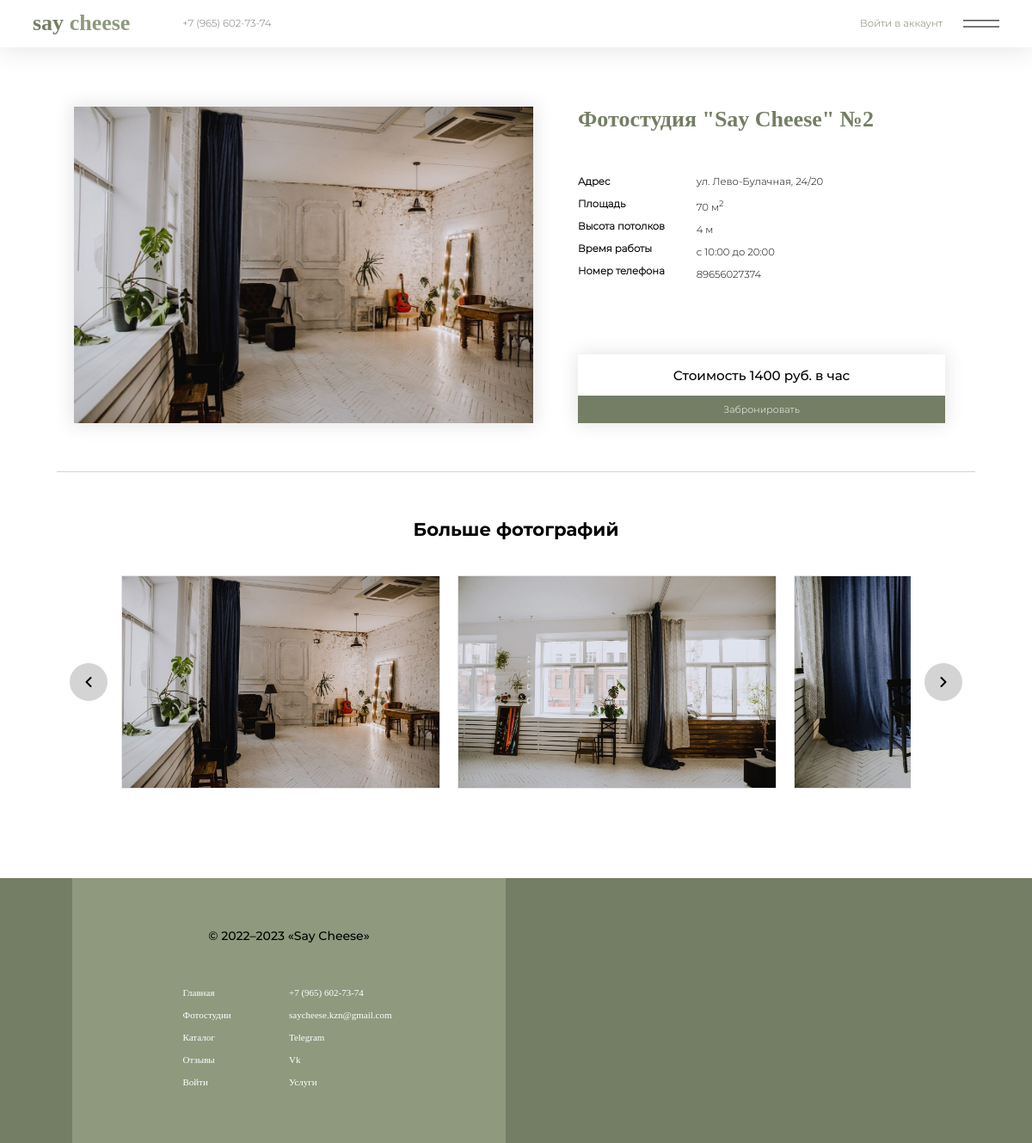
Page /pages/client/photostudio/photostudio_page.php?id_photostudio=2 on the committed database.
### tables this page shows
CREATE TABLE `photostudio_image` (
  `id` int(11) NOT NULL,
  `id_photostudio` int(11) NOT NULL,
  `image` varchar(500) NOT NULL
);

CREATE TABLE `photostudio` (
  `id` int(11) NOT NULL,
  `name` varchar(500) NOT NULL,
  `address` varchar(500) NOT NULL,
  `area` int(11) NOT NULL,
  `ceiling_height` float NOT NULL,
  `time_work_start` time NOT NULL,
  `time_work_end` time NOT NULL,
  `price` int(11) NOT NULL
);

### app/include/querys.php (called while the page is built, shortened)
<?php
	require 'connection.php';
	function GetSqlWhere($params){
		$sql = "";
		$i = 0;
		foreach ($params as $column => $operation) {
			if ($i === 0) {
				$j = 0;
				foreach($operation as $key => $value) {
					if($j === 0){
						$sql = $sql . " WHERE $column $value";
					}
					else{
						$sql = $sql . " $value";
					}
					$j++;
				}
			}
			$i++;
		}
		return $sql;
	}
	function Select($table, $params = [],  $limit = 0, $offset = 0, $desc = 0, $asc = 0)
	{
		global $connection;
		$sql = "SELECT * FROM $table";
		if (!empty($params)) {
			$sql = $sql . GetSqlWhere($params);
		}
		$query = $connection->prepare($sql);
		$query->execute();
		$result = $query->fetchAll();
		return $result;
	}
?>

### pages/client/photostudio/photostudio_page.php (the view, shortened to what this page needs)
<?php
		require '../../../app/include/querys.php';
		$id_photostudio = $_GET['id_photostudio'];
		$current_studio = Select("photostudio", ["id" => ["=", $id_photostudio]]);
		$current_studio_images = Select("photostudio_image", ["id_photostudio" => ["=", $id_photostudio]]);
		$time_work_start = date('H:i', strtotime($current_studio[0]['time_work_start']));
		$time_work_end = date('H:i', strtotime($current_studio[0]['time_work_end']));
?>
<!DOCTYPE html>
<html lang="ru">
<head>
	<link rel="stylesheet" href="/saycheese/assets/styles/client/photostudio/photostudio_page.css">
	<link rel="stylesheet" href="https://cdnjs.cloudflare.com/ajax/libs/font-awesome/6.4.0/css/all.min.css" />
</head>
<body>
	<?php require '../../include/nav.php'; ?>
	<main class="photostudio-main-content">
		<div class="photostudio-wrapper">
			<div class="photostudio-block">
				<div class="photostudio-img-block" style="background-image: url(/saycheese/assets/images/studios/<?=$current_studio_images[0]['image']?>);">
				</div>
				<div class="photostudio-info-block">
					<div class="photostudio-headline-block">
						<h1 class="photostudio-headline"><?=$current_studio[0]['name']?></h1>
					</div>
					<div class="photostudio-text-block">
						<div class="photostudio-text-key">
							<b><p class="photostudio-text">
								Адрес <br>
								Площадь <br>
								Высота потолков <br>
								Время работы <br>
								Номер телефона
							</p></b>
						</div>
						<div class="photostudio-text-value">
							<p class="photostudio-text">
								<?=$current_studio[0]['address']?> <br>
								<?=$current_studio[0]['area']?> м<sup>2</sup> <br>
								<?=$current_studio[0]['ceiling_height']?> м <br>
								c <?=$time_work_start?> до <?=$time_work_end?> <br>
								89656027374
							</p>
						</div>
					</div>
					<div class="photostudio-booking-block">
						<div class="photostudio-price-block">
							<p class="photostudio-price">Стоимость <?=$current_studio[0]['price']?> руб. в час</p>
						</div>
						<?php if(isset($_COOKIE['user_login'])): ?>
							<div class="photostudio-book-btn">
								<p class="btn-text">Забронировать</p>
							</div>
						<?php else: ?>
							<div class="no-login">
								<p class="btn-text">Забронировать</p>
							</div>
						<?php endif; ?>
					</div>
				</div>
			</div>
			<div class="photostudio-more-images-block">
				<div class="photostudio-more-images-headline-block">
					<h2 class="photostudio-more-images-headline">Больше фотографий</h2>
				</div>
				<div class="photostudios-images-carousel">
					<div class="carousel-btn-left-block">
						<div class="carousel-btn">
							<i id="left" class="fa-solid fa-angle-left"></i>
						</div>
					</div>
					<div class="carousel-images-block">
						<?php for($i = 0; $i < count($current_studio_images); $i++): ?>
							<img src="/saycheese/assets/images/studios/<?=$current_studio_images[$i]['image']?>" alt="img">
						<?php endfor; ?>
					</div>
					<div class="carousel-btn-right-block">
						<div class="carousel-btn">
							<i id="right" class="fa-solid fa-angle-right"></i>
						</div>
					</div>
				</div>
			</div>
		</div>
	</main>
	<?php require '../../include/footer.php' ?>
</body>
</html>

### assets/styles/client/photostudio/photostudio_page.css (style rules this page uses)
body { overflow-x: hidden; }
.photostudio-main-content { width: 100%; margin-top: calc(1vh + 1vw * 8); }
.photostudio-wrapper { width: 89%; margin: 0 auto; }
.photostudio-block { width: 100%; height: 100%; margin-top: calc(1vh + 1vw * 4); display: flex; justify-content: left; padding-bottom: calc(1vh + 1vw * 4); border-bottom: 1px solid #d4d4d4; }
.photostudio-img-block { width: 50%; height: calc(1vh + 1vw * 30); margin-left: calc(1vh + 1vw * 1); margin-top: calc(1vh + 1vw * 1); background-size: cover; background-position: center; box-shadow: 0px 0px 20px 3px rgba(0, 0, 0, 0.1); }
.photostudio-info-block { width: 43%; height: calc(1vh + 1vw * 30); position: relative; margin-left: calc(1vh + 1vw * 2); margin-top: calc(1vh + 1vw * 1); }
.photostudio-headline-block { width: 100%; margin-left: calc(1vh + 1vw * 1); }
.photostudio-headline { font-family: 'Montserrat-Black'; color: #747E65; font-size: calc(1vh + 1vw * 1.5); }
.photostudio-text-block { width: 100%; height: 50%; display: flex; justify-content: left; margin-top: calc(1vh + 1vw * 3); margin-left: calc(1vh + 1vw * 1); }
.photostudio-text-key { width: 30%; height: 100%; }
.photostudio-text-value { width: 70%; height: 100%; }
.photostudio-text { font-family: 'Montserrat-Light'; color: #000; font-size: calc(1vh + 1vw * .3); line-height: calc(1vh + 1vw * 1.5); }
.photostudio-booking-block { width: 93%; height: calc(1vh + 1vw * 6); position: absolute; left: calc(1vh + 1vw * 1); bottom: 0; box-shadow: 0px 0px 20px 2px rgba(0, 0, 0, 0.1); }
.photostudio-price-block { width: 100%; height: 60%; display: flex; }
.photostudio-price { font-family: 'Montserrat-Medium'; color: #000; margin: auto; font-size: calc(1vh + 1vw * .6); }
.no-login { width: 100%; height: 40%; background-color: #747E65; display: flex; cursor: pointer; user-select: none; transition: all .2s ease-in-out; }
.btn-text { font-family: 'Montserrat-Light'; color: #fff; margin: auto; font-size: calc(1vh + 1vw * .25); }
.photostudio-more-images-block { width: 100%; margin-top: calc(1vh + 1vw * 2); padding-bottom: calc(1vh + 1vw * 8); }
.photostudio-more-images-headline-block { width: 100%; display: flex; height: calc(1vh + 1vw * 5); }
.photostudio-more-images-headline { font-family: 'Montserrat-Bold'; color: #000; font-size: calc(1vh + 1vw * 1.1); margin: auto; }
.photostudios-images-carousel { width: 100%; height: calc(1vh + 1vw * 20); margin-top: calc(1vh + 1vw * 1); display: flex; justify-content: left; }
.carousel-btn-left-block { width: 7%; height: 100%; display: flex; }
.carousel-images-block { width: 86%; height: 100%; white-space: nowrap; display: flex; align-items: center; font-size: 0px; overflow: hidden; scroll-behavior: smooth; position: relative; }
.carousel-images-block img { height: calc(1vh + 1vw * 20); object-fit: cover; width: calc(1vh + 1vw * 40); margin-left: calc(1vh + 1vw * 1); border: 1px solid #e4e4e4; }
.carousel-images-block img:first-child { margin-left: 0px; }
.carousel-btn-right-block { width: 7%; height: 100%; display: flex; }
.carousel-btn { width: calc(1vh + 1vw * 3); height: calc(1vh + 1vw * 3); margin: auto; background-color: #d4d4d4; border-radius: 50%; cursor: pointer; transition: all .1s ease-in-out; }
.carousel-btn i { height: calc(1vh + 1vw * 3); width: calc(1vh + 1vw * 3); line-height: calc(1vh + 1vw * 3); text-align: center; }

### assets/styles/import/basic.css (style rules this page uses)
* { margin: 0; padding: 0; box-sizing: border-box; }

### rows in the picture
photostudio_image: image (picture)
photostudio: name "Фотостудия \"Say Cheese\" №2", address "ул. Лево-Булачная, 24/20", area "70", ceiling_height "4", time_work_start "10:00", time_work_end "20:00", price "1400"
photostudio_image: image (picture)
photostudio_image: image (picture)
